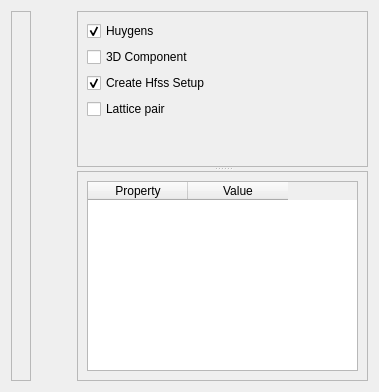
         <widget class="QWidget" name="design">
          <attribute name="title">
           <string> Design </string>
          </attribute>
          <layout class="QVBoxLayout" name="verticalLayout_2">
           <item>
            <layout class="QHBoxLayout" name="horizontalLayout_20">
             <item>
              <widget class="QFrame" name="antenna_settings">
               <property name="sizePolicy">
                <sizepolicy hsizetype="Expanding" vsizetype="Preferred">
                 <horstretch>0</horstretch>
                 <verstretch>0</verstretch>
                </sizepolicy>
               </property>
               <property name="frameShape">
                <enum>QFrame::StyledPanel</enum>
               </property>
               <property name="frameShadow">
                <enum>QFrame::Raised</enum>
               </property>
               <property name="lineWidth">
                <number>12</number>
               </property>
               <layout class="QGridLayout" name="layout_settings"/>
              </widget>
             </item>
             <item>
              <spacer name="horizontalSpacer_27">
               <property name="orientation">
                <enum>Qt::Horizontal</enum>
               </property>
               <property name="sizeType">
                <enum>QSizePolicy::Preferred</enum>
               </property>
               <property name="sizeHint" stdset="0">
                <size>
                 <width>40</width>
                 <height>20</height>
                </size>
               </property>
              </spacer>
             </item>
             <item>
              <widget class="QSplitter" name="splitter_2">
               <property name="sizePolicy">
                <sizepolicy hsizetype="Expanding" vsizetype="Expanding">
                 <horstretch>0</horstretch>
                 <verstretch>0</verstretch>
                </sizepolicy>
               </property>
               <property name="orientation">
                <enum>Qt::Vertical</enum>
               </property>
               <widget class="QFrame" name="frame_3">
                <property name="frameShape">
                 <enum>QFrame::StyledPanel</enum>
                </property>
                <property name="frameShadow">
                 <enum>QFrame::Raised</enum>
                </property>
                <layout class="QGridLayout" name="gridLayout_7">
                 <item row="0" column="0">
                  <layout class="QGridLayout" name="gridLayout_8">
                   <item row="2" column="0">
                    <layout class="QHBoxLayout" name="horizontalLayout_16">
                     <item>
                      <widget class="QCheckBox" name="create_hfss_setup">
                       <property name="text">
                        <string>Create Hfss Setup</string>
                       </property>
                       <property name="checked">
                        <bool>true</bool>
                       </property>
                      </widget>
                     </item>
                     <item>
                      <spacer name="horizontalSpacer_19">
                       <property name="orientation">
                        <enum>Qt::Horizontal</enum>
                       </property>
                       <property name="sizeType">
                        <enum>QSizePolicy::Expanding</enum>
                       </property>
                       <property name="sizeHint" stdset="0">
                        <size>
                         <width>108</width>
                         <height>20</height>
                        </size>
                       </property>
                      </spacer>
                     </item>
                     <item>
                      <spacer name="horizontalSpacer_20">
                       <property name="orientation">
                        <enum>Qt::Horizontal</enum>
                       </property>
                       <property name="sizeType">
                        <enum>QSizePolicy::Fixed</enum>
                       </property>
                       <property name="sizeHint" stdset="0">
                        <size>
                         <width>40</width>
                         <height>20</height>
                        </size>
                       </property>
                      </spacer>
                     </item>
                    </layout>
                   </item>
                   <item row="3" column="0">
                    <layout class="QHBoxLayout" name="horizontalLayout_17">
                     <item>
                      <widget class="QCheckBox" name="lattice_pair">
                       <property name="text">
                        <string>Lattice pair</string>
                       </property>
                      </widget>
                     </item>
                     <item>
                      <spacer name="horizontalSpacer_21">
                       <property name="orientation">
                        <enum>Qt::Horizontal</enum>
                       </property>
                       <property name="sizeType">
                        <enum>QSizePolicy::Expanding</enum>
                       </property>
                       <property name="sizeHint" stdset="0">
                        <size>
                         <width>108</width>
                         <height>20</height>
                        </size>
                       </property>
                      </spacer>
                     </item>
                     <item>
                      <spacer name="horizontalSpacer_22">
                       <property name="orientation">
                        <enum>Qt::Horizontal</enum>
                       </property>
                       <property name="sizeType">
                        <enum>QSizePolicy::Fixed</enum>
                       </property>
                       <property name="sizeHint" stdset="0">
                        <size>
                         <width>40</width>
                         <height>20</height>
                        </size>
                       </property>
                      </spacer>
                     </item>
                    </layout>
                   </item>
                   <item row="0" column="0">
                    <layout class="QHBoxLayout" name="horizontalLayout_18">
                     <item>
                      <widget class="QCheckBox" name="huygens">
                       <property name="text">
                        <string>Huygens</string>
                       </property>
                       <property name="checked">
                        <bool>true</bool>
                       </property>
                      </widget>
                     </item>
                     <item>
                      <spacer name="horizontalSpacer_23">
                       <property name="orientation">
                        <enum>Qt::Horizontal</enum>
                       </property>
                       <property name="sizeType">
                        <enum>QSizePolicy::Expanding</enum>
                       </property>
                       <property name="sizeHint" stdset="0">
                        <size>
                         <width>107</width>
                         <height>20</height>
                        </size>
                       </property>
                      </spacer>
                     </item>
                     <item>
                      <spacer name="horizontalSpacer_24">
                       <property name="orientation">
                        <enum>Qt::Horizontal</enum>
                       </property>
                       <property name="sizeType">
                        <enum>QSizePolicy::Fixed</enum>
                       </property>
                       <property name="sizeHint" stdset="0">
                        <size>
                         <width>40</width>
                         <height>20</height>
                        </size>
                       </property>
                      </spacer>
                     </item>
                    </layout>
                   </item>
                   <item row="1" column="0">
                    <layout class="QHBoxLayout" name="horizontalLayout_19">
                     <item>
                      <widget class="QCheckBox" name="component_3d">
                       <property name="text">
                        <string>3D Component</string>
                       </property>
                       <property name="checked">
                        <bool>false</bool>
                       </property>
                      </widget>
                     </item>
                     <item>
                      <spacer name="horizontalSpacer_25">
                       <property name="orientation">
                        <enum>Qt::Horizontal</enum>
                       </property>
                       <property name="sizeType">
                        <enum>QSizePolicy::Expanding</enum>
                       </property>
                       <property name="sizeHint" stdset="0">
                        <size>
                         <width>101</width>
                         <height>20</height>
                        </size>
                       </property>
                      </spacer>
                     </item>
                     <item>
                      <spacer name="horizontalSpacer_26">
                       <property name="orientation">
                        <enum>Qt::Horizontal</enum>
                       </property>
                       <property name="sizeType">
                        <enum>QSizePolicy::Fixed</enum>
                       </property>
                       <property name="sizeHint" stdset="0">
                        <size>
                         <width>40</width>
                         <height>20</height>
                        </size>
                       </property>
                      </spacer>
                     </item>
                    </layout>
                   </item>
                  </layout>
                 </item>
                 <item row="1" column="0">
                  <spacer name="verticalSpacer_5">
                   <property name="orientation">
                    <enum>Qt::Vertical</enum>
                   </property>
                   <property name="sizeHint" stdset="0">
                    <size>
                     <width>20</width>
                     <height>40</height>
                    </size>
                   </property>
                  </spacer>
                 </item>
                </layout>
               </widget>
               <widget class="QFrame" name="frame_4">
                <property name="frameShape">
                 <enum>QFrame::StyledPanel</enum>
                </property>
                <property name="frameShadow">
                 <enum>QFrame::Raised</enum>
                </property>
                <layout class="QGridLayout" name="gridLayout_9">
                 <item row="0" column="0">
                  <widget class="QTableWidget" name="property_table">
                   <column>
                    <property name="text">
                     <string>Property</string>
                    </property>
                   </column>
                   <column>
                    <property name="text">
                     <string>Value</string>
                    </property>
                   </column>
                  </widget>
                 </item>
                </layout>
               </widget>
              </widget>
             </item>
            </layout>
           </item>
          </layout>
         </widget>
